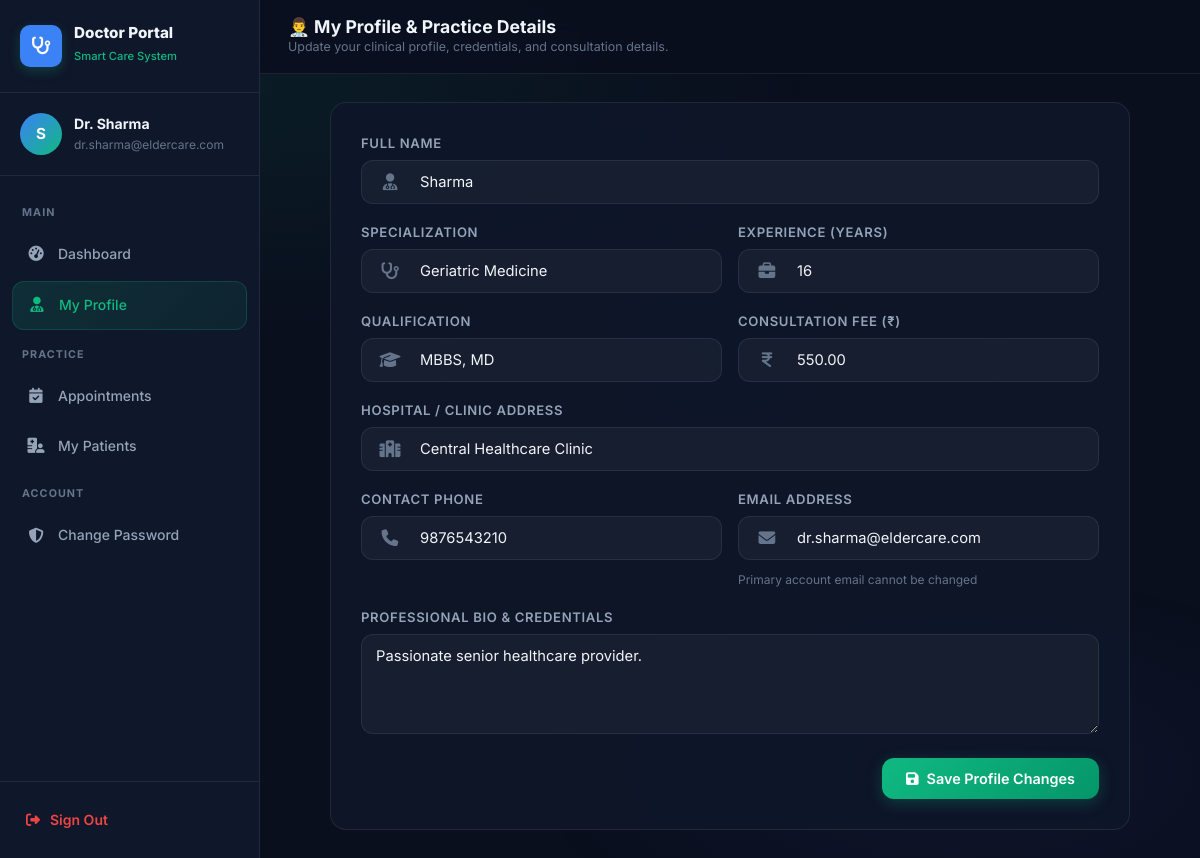
Page /doctor/profile/ (signed in) on the committed database.
### users/models.py (models this page shows, shortened)
class DoctorProfile(models.Model):
    user = models.OneToOneField(User, on_delete=models.CASCADE, related_name='doctor_profile')
    specialization = models.CharField(max_length=120)
    qualification = models.CharField(max_length=150, blank=True)
    experience_years = models.PositiveIntegerField(default=0)
    contact_phone = models.CharField(max_length=20, blank=True)
    clinic_address = models.TextField(blank=True)
    consultation_fee = models.DecimalField(max_digits=8, decimal_places=2, default=0.00)
    bio = models.TextField(blank=True)
    is_approved = models.BooleanField(default=False)
    created_at = models.DateTimeField(auto_now_add=True)

### users/views.py (the view)
    @login_required
    def wrapper(request, *args, **kwargs):
        if not hasattr(request.user, 'doctor_profile') and not (request.user.is_staff or request.user.is_superuser):
            messages.error(request, "Access restricted to doctor accounts.")
            return redirect('login_redirect')
        if hasattr(request.user, 'doctor_profile') and not request.user.doctor_profile.is_approved:
            request.user.doctor_profile.is_approved = True
            request.user.doctor_profile.save()
        return view_func(request, *args, **kwargs)

### users/views.py (called while the page is built, shortened)
def doctor_required(view_func):
    @login_required
    def wrapper(request, *args, **kwargs):
        if not hasattr(request.user, 'doctor_profile') and not (request.user.is_staff or request.user.is_superuser):
            messages.error(request, "Access restricted to doctor accounts.")
            return redirect('login_redirect')
        if hasattr(request.user, 'doctor_profile') and not request.user.doctor_profile.is_approved:
            request.user.doctor_profile.is_approved = True
            request.user.doctor_profile.save()
        return view_func(request, *args, **kwargs)
    return wrapper

@doctor_required
def doctor_profile_view(request):
    profile = request.user.doctor_profile
    context = {
        'profile': profile,
    }
    return render(request, 'user/doctor-profile.html', context)

### users/templates/user/doctor-profile.html (shortened to what this page needs)
{% load static %}
<!DOCTYPE html>
<html lang="en">
<head>
  <link rel="stylesheet" href="{% static 'css/main.css' %}?v=2.1" />
  <link rel="stylesheet" href="{% static 'css/dashboard.css' %}?v=2.1" />
  <link rel="stylesheet" href="{% static 'css/modules.css' %}?v=2.1" />
  <link rel="stylesheet" href="https://cdnjs.cloudflare.com/ajax/libs/font-awesome/6.5.1/css/all.min.css" />
</head>
<body>
  <div class="bg-gradient-mesh"></div>
  <div class="app-layout">
    <aside class="sidebar" id="sidebar">
      <div class="sidebar-header">
        <div class="sidebar-brand">
          <div class="sidebar-logo" style="background:var(--info); color:white;"><i class="fas fa-stethoscope"></i></div>
          <div class="sidebar-brand-text"><h3>Doctor Portal</h3><span>Smart Care System</span></div>
        </div>
      </div>
      <div class="sidebar-user">
        <div class="avatar" id="sidebar_avatar" style="width:42px;height:42px;font-size:0.95rem;background:linear-gradient(135deg,var(--info),var(--primary));color:white;display:flex;align-items:center;justify-content:center;border-radius:50%;font-weight:700;">
          {{ request.user.first_name|first|default:request.user.username|first|upper }}
        </div>
        <div class="sidebar-user-info">
          <div class="user-name">Dr. {{ request.user.get_full_name|default:request.user.username }}</div>
          <div class="user-email" style="font-size:0.75rem;color:var(--text-muted);">{{ request.user.email }}</div>
        </div>
      </div>
      <nav class="sidebar-nav">
        <span class="nav-section-label">Main</span>
        <a href="{% url 'doctor_dashboard' %}" class="nav-link"><span class="nav-icon"><i class="fas fa-gauge-high"></i></span>Dashboard</a>
        <a href="{% url 'doctor_profile' %}" class="nav-link active"><span class="nav-icon"><i class="fas fa-user-doctor"></i></span>My Profile</a>
        <span class="nav-section-label">Practice</span>
        <a href="{% url 'doctor_appointments' %}" class="nav-link"><span class="nav-icon"><i class="fas fa-calendar-check"></i></span>Appointments</a>
        <a href="{% url 'doctor_patients' %}" class="nav-link"><span class="nav-icon"><i class="fas fa-hospital-user"></i></span>My Patients</a>
        <span class="nav-section-label">Account</span>
        <a href="{% url 'change_password' %}" class="nav-link"><span class="nav-icon"><i class="fas fa-shield-alt"></i></span>Change Password</a>
      </nav>
      <div class="sidebar-footer">
        <a href="{% url 'logout' %}" class="sidebar-logout" style="display:flex;align-items:center;gap:10px;text-decoration:none;color:var(--danger);font-weight:600;"><span class="nav-icon"><i class="fas fa-right-from-bracket"></i></span>Sign Out</a>
      </div>
    </aside>
    <main class="main-content">
      <header class="topbar">
        <div class="topbar-left">
          <div class="topbar-title">
            <h2>👨‍⚕️ My Profile & Practice Details</h2>
            <p>Update your clinical profile, credentials, and consultation details.</p>
          </div>
        </div>
      </header>
      <div class="page-content">
        <div style="max-width: 800px; margin: 0 auto; background: var(--bg-card); border: 1px solid var(--bg-glass-border); border-radius: var(--radius-lg); padding: 30px;">
          <form id="doc_profile_form" method="POST" action="{% url 'doctor_profile' %}">
            <div class="form-group">
              <label class="form-label" for="doc_name">Full Name</label>
              <div class="input-wrapper">
                <i class="fas fa-user-doctor input-icon"></i>
                <input type="text" id="doc_name" name="name" class="form-input" value="{{ profile.user.get_full_name|default:profile.user.username }}" required />
              </div>
            </div>
            <div style="display:grid;grid-template-columns:1fr 1fr;gap:16px;">
              <div class="form-group">
                <label class="form-label" for="doc_spec">Specialization</label>
                <div class="input-wrapper">
                  <i class="fas fa-stethoscope input-icon"></i>
                  <input type="text" id="doc_spec" name="specialization" class="form-input" value="{{ profile.specialization }}" required />
                </div>
              </div>
              <div class="form-group">
                <label class="form-label" for="doc_exp">Experience (Years)</label>
                <div class="input-wrapper">
                  <i class="fas fa-briefcase input-icon"></i>
                  <input type="number" id="doc_exp" name="experience" class="form-input" value="{{ profile.experience_years }}" required min="0" />
                </div>
              </div>
            </div>
            <div style="display:grid;grid-template-columns:1fr 1fr;gap:16px;">
              <div class="form-group">
                <label class="form-label" for="doc_qual">Qualification</label>
                <div class="input-wrapper">
                  <i class="fas fa-graduation-cap input-icon"></i>
                  <input type="text" id="doc_qual" name="qualification" class="form-input" value="{{ profile.qualification }}" placeholder="e.g. MBBS, MD" />
                </div>
              </div>
              <div class="form-group">
                <label class="form-label" for="doc_fee">Consultation Fee (₹)</label>
                <div class="input-wrapper">
                  <i class="fas fa-indian-rupee-sign input-icon"></i>
                  <input type="number" id="doc_fee" name="consultation_fee" class="form-input" value="{{ profile.consultation_fee }}" step="0.01" />
                </div>
              </div>
            </div>
            <div class="form-group">
              <label class="form-label" for="doc_hosp">Hospital / Clinic Address</label>
              <div class="input-wrapper">
                <i class="fas fa-hospital input-icon"></i>
                <input type="text" id="doc_hosp" name="clinic_address" class="form-input" value="{{ profile.clinic_address }}" placeholder="Hospital name, department, address" />
              </div>
            </div>
            <div style="display:grid;grid-template-columns:1fr 1fr;gap:16px;">
              <div class="form-group">
                <label class="form-label" for="doc_phone">Contact Phone</label>
                <div class="input-wrapper">
                  <i class="fas fa-phone input-icon"></i>
                  <input type="text" id="doc_phone" name="phone" class="form-input" value="{{ profile.contact_phone }}" />
                </div>
              </div>
              <div class="form-group">
                <label class="form-label" for="doc_email">Email Address</label>
                <div class="input-wrapper">
                  <i class="fas fa-envelope input-icon"></i>
                  <input type="email" id="doc_email" class="form-input" value="{{ profile.user.email }}" disabled />
                </div>
                <span style="font-size:0.75rem;color:var(--text-muted);margin-top:4px;display:block;">Primary account email cannot be changed</span>
              </div>
            </div>
            <div class="form-group">
              <label class="form-label" for="doc_about">Professional Bio & Credentials</label>
              <textarea id="doc_about" name="bio" class="form-input" style="padding:12px 14px; min-height: 100px;">{{ profile.bio }}</textarea>
            </div>
            <div style="display:flex; justify-content:flex-end; margin-top:24px;">
              <button type="submit" class="btn btn-primary"><i class="fas fa-save"></i> Save Profile Changes</button>
            </div>
          </form>
        </div>
      </div>
    </main>
  </div>
</body>
</html>

### users/static/users/css/main.css (style rules this page uses)
:root { --primary: #10b981; --primary-dark: #059669; --primary-light: #34d399; --primary-glow: rgba(16, 185, 129, 0.25); --accent: #6366f1; --accent-light: #818cf8; --bg-base: #0a0f1e; --bg-surface: #0f172a; --bg-card: rgba(15, 23, 42, 0.85); --bg-card-hover: rgba(20, 30, 55, 0.95); --bg-glass: rgba(255, 255, 255, 0.04); --bg-glass-border: rgba(255, 255, 255, 0.08); --text-primary: #f1f5f9; --text-secondary: #94a3b8; --text-muted: #64748b; --text-accent: #10b981; --success: #10b981; --warning: #f59e0b; --danger: #ef4444; --info: #3b82f6; --radius-sm: 8px; --radius-md: 12px; --radius-lg: 16px; --radius-xl: 24px; --radius-full: 9999px; --shadow-sm: 0 2px 8px rgba(0, 0, 0, 0.3); --shadow-md: 0 4px 20px rgba(0, 0, 0, 0.4); --shadow-lg: 0 8px 40px rgba(0, 0, 0, 0.5); --shadow-glow: 0 0 30px rgba(16, 185, 129, 0.2); --sidebar-width: 260px; --sidebar-collapsed: 72px; --transition: 0.25s ease; --transition-slow: 0.4s ease; }
*, *::before, *::after { box-sizing: border-box; margin: 0; padding: 0; }
html { scroll-behavior: smooth; }
body { font-family: 'Inter', system-ui, sans-serif; background-color: var(--bg-base); color: var(--text-primary); min-height: 100vh; line-height: 1.6; overflow-x: hidden; }
h1, h2, h3, h4, h5 { font-weight: 700; line-height: 1.2; }
h2 { font-size: clamp(1.3rem, 2.5vw, 1.7rem); }
h3 { font-size: 1.2rem; }
p { color: var(--text-secondary); }
a { color: var(--primary); text-decoration: none; transition: color var(--transition); }
.btn { display: inline-flex; align-items: center; justify-content: center; gap: 8px; padding: 12px 24px; border: none; border-radius: var(--radius-md); font-family: 'Inter', sans-serif; font-size: 0.9rem; font-weight: 600; cursor: pointer; transition: all var(--transition); white-space: nowrap; text-decoration: none; }
.btn-primary { background: linear-gradient(135deg, var(--primary), var(--primary-dark)); color: #fff; box-shadow: 0 4px 15px var(--primary-glow); }
.form-group { display: flex; flex-direction: column; gap: 6px; margin-bottom: 18px; }
.form-label { font-size: 0.82rem; font-weight: 600; color: var(--text-secondary); text-transform: uppercase; letter-spacing: 0.05em; }
.input-wrapper { position: relative; display: flex; align-items: center; width: 100%; }
.input-wrapper .input-icon { position: absolute; left: 18px; top: 50%; transform: translateY(-50%); width: 22px; height: 22px; display: inline-flex; align-items: center; justify-content: center; color: var(--text-muted); font-size: 1.05rem; pointer-events: none; transition: all var(--transition); z-index: 5; }
.form-input { width: 100%; padding: 12px 16px; background: var(--bg-glass); border: 1.5px solid var(--bg-glass-border); border-radius: var(--radius-md); color: var(--text-primary); font-family: 'Inter', sans-serif; font-size: 0.92rem; transition: all var(--transition); outline: none; -webkit-appearance: none; }
.input-wrapper .form-input, .input-wrapper .form-select, .input-wrapper input, .input-wrapper select { padding-left: 58px !important; }
.form-input::placeholder { color: var(--text-muted); }
.avatar { border-radius: var(--radius-full); overflow: hidden; display: flex; align-items: center; justify-content: center; background: linear-gradient(135deg, var(--primary), var(--accent)); flex-shrink: 0; }
.bg-gradient-mesh { position: fixed; inset: 0; pointer-events: none; z-index: 0; background: radial-gradient(ellipse 80% 50% at 20% 10%, rgba(16, 185, 129, 0.08) 0%, transparent 60%), radial-gradient(ellipse 60% 40% at 80% 90%, rgba(99, 102, 241, 0.06) 0%, transparent 60%), radial-gradient(ellipse 50% 60% at 60% 40%, rgba(16, 185, 129, 0.04) 0%, transparent 50%); }

### rows in the picture
DoctorProfile: name "Sharma", specialization "Geriatric Medicine", experience "16", qualification "MBBS, MD", consultation_fee "550.00", clinic_address "Central Healthcare Clinic", phone "9876543210", user.email "dr.sharma@eldercare.com", bio "Passionate senior healthcare provider."

### other values in the picture
{{ request.user.get_full_name|default:request.user.username }} "Sharma"
{{ request.user.email }} "dr.sharma@eldercare.com"
